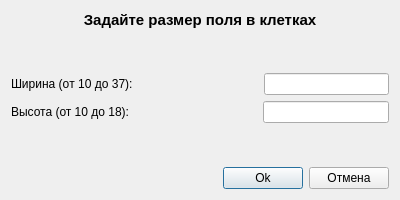
<?xml version="1.0" encoding="UTF-8"?>
<ui version="4.0">
 <class>DialogSize</class>
 <widget class="QDialog" name="DialogSize">
  <property name="geometry">
   <rect>
    <x>0</x>
    <y>0</y>
    <width>400</width>
    <height>200</height>
   </rect>
  </property>
  <property name="windowTitle">
   <string>Dialog</string>
  </property>
  <layout class="QVBoxLayout" name="verticalLayout">
   <item>
    <widget class="QLabel" name="label">
     <property name="font">
      <font>
       <pointsize>11</pointsize>
       <bold>true</bold>
      </font>
     </property>
     <property name="text">
      <string>Задайте размер поля в клетках</string>
     </property>
     <property name="alignment">
      <set>Qt::AlignHCenter|Qt::AlignTop</set>
     </property>
    </widget>
   </item>
   <item>
    <spacer name="verticalSpacer_2">
     <property name="orientation">
      <enum>Qt::Vertical</enum>
     </property>
     <property name="sizeHint" stdset="0">
      <size>
       <width>20</width>
       <height>11</height>
      </size>
     </property>
    </spacer>
   </item>
   <item>
    <layout class="QHBoxLayout" name="horizontalLayout">
     <item>
      <widget class="QLabel" name="label_2">
       <property name="text">
        <string>Ширина (oт 10 до 37):</string>
       </property>
      </widget>
     </item>
     <item>
      <spacer name="horizontalSpacer">
       <property name="orientation">
        <enum>Qt::Horizontal</enum>
       </property>
       <property name="sizeHint" stdset="0">
        <size>
         <width>40</width>
         <height>20</height>
        </size>
       </property>
      </spacer>
     </item>
     <item>
      <widget class="QLineEdit" name="lineWidth"/>
     </item>
    </layout>
   </item>
   <item>
    <layout class="QHBoxLayout" name="horizontalLayout_2">
     <item>
      <widget class="QLabel" name="label_3">
       <property name="text">
        <string>Высота (от 10 до 18):</string>
       </property>
      </widget>
     </item>
     <item>
      <spacer name="horizontalSpacer_2">
       <property name="orientation">
        <enum>Qt::Horizontal</enum>
       </property>
       <property name="sizeHint" stdset="0">
        <size>
         <width>40</width>
         <height>20</height>
        </size>
       </property>
      </spacer>
     </item>
     <item>
      <widget class="QLineEdit" name="lineHeight"/>
     </item>
    </layout>
   </item>
   <item>
    <spacer name="verticalSpacer">
     <property name="orientation">
      <enum>Qt::Vertical</enum>
     </property>
     <property name="sizeHint" stdset="0">
      <size>
       <width>20</width>
       <height>11</height>
      </size>
     </property>
    </spacer>
   </item>
   <item>
    <layout class="QHBoxLayout" name="horizontalLayout_3">
     <item>
      <spacer name="horizontalSpacer_3">
       <property name="orientation">
        <enum>Qt::Horizontal</enum>
       </property>
       <property name="sizeHint" stdset="0">
        <size>
         <width>40</width>
         <height>20</height>
        </size>
       </property>
      </spacer>
     </item>
     <item>
      <widget class="QPushButton" name="pushButtonOk">
       <property name="text">
        <string>Ok</string>
       </property>
      </widget>
     </item>
     <item>
      <widget class="QPushButton" name="pushButtonCancel">
       <property name="text">
        <string>Отмена</string>
       </property>
      </widget>
     </item>
    </layout>
   </item>
  </layout>
 </widget>
 <resources/>
 <connections/>
</ui>
